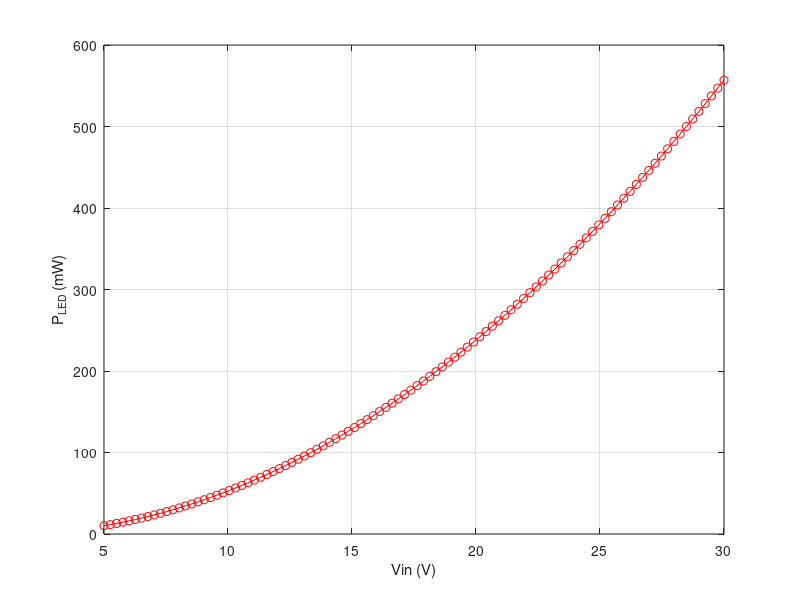
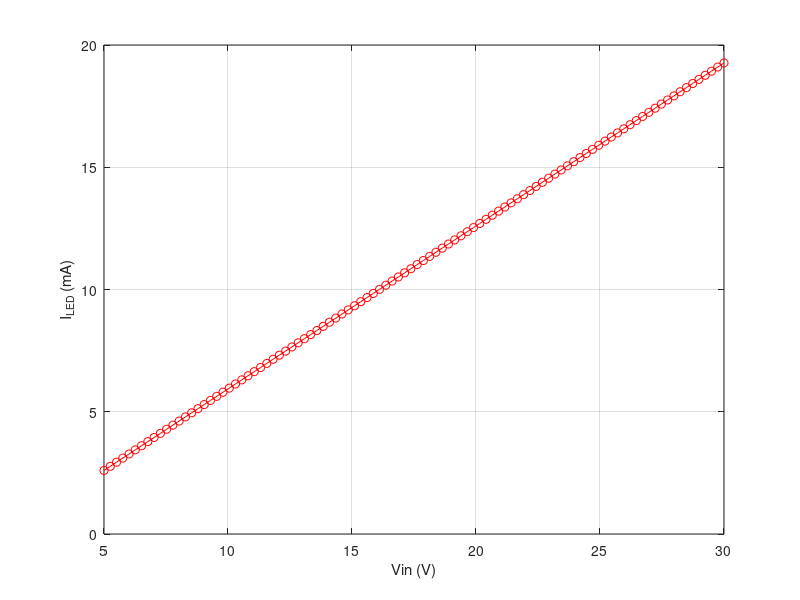

The MATLAB source for these figures, in order:
clear all
close all
clc

Vfwd = [1.1 1.25 1.4]
Ifwd = 5e-3
Vin = [9 30]
Rled = ( min(Vin)-max(Vfwd) )/Ifwd
Rled = round(Rled/100)*100
Vrled_max = (max(Vin)-min(Vfwd))
Prled = (Vrled_max^2)/Rled

Vin_range = linspace(5, 30, 100);
Prled_max = ((Vin_range - min(Vfwd)).^2)/Rled;
Iled_max = (Vin_range - min(Vfwd))/Rled;
figure;
plot(Vin_range, Prled_max*1000, '-or'); grid on;
xlabel('Vin (V)')
ylabel('P_{LED} (mW)')
figure;
plot(Vin_range, Iled_max*1000, '-or'); grid on;
xlabel('Vin (V)')
ylabel('I_{LED} (mA)')
